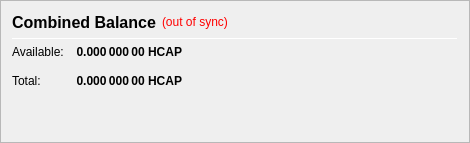
                   <widget class="QFrame" name="frame_CombinedBalances">
                    <property name="minimumSize">
                     <size>
                      <width>470</width>
                      <height>0</height>
                     </size>
                    </property>
                    <property name="frameShape">
                     <enum>QFrame::StyledPanel</enum>
                    </property>
                    <property name="frameShadow">
                     <enum>QFrame::Raised</enum>
                    </property>
                    <layout class="QVBoxLayout" name="verticalLayout_5">
                     <item>
                      <layout class="QHBoxLayout" name="horizontalLayout_5" stretch="0">
                       <item>
                        <widget class="QLabel" name="label_5z">
                         <property name="minimumSize">
                          <size>
                           <width>0</width>
                           <height>20</height>
                          </size>
                         </property>
                         <property name="font">
                          <font>
                           <pointsize>12</pointsize>
                           <weight>75</weight>
                           <bold>true</bold>
                          </font>
                         </property>
                         <property name="toolTip">
                          <string>Combined Balance (including unconfirmed and immature coins)</string>
                         </property>
                         <property name="text">
                          <string>Combined Balance</string>
                         </property>
                        </widget>
                       </item>
                       <item>
                        <widget class="QLabel" name="labelWalletStatus">
                         <property name="cursor">
                          <cursorShape>WhatsThisCursor</cursorShape>
                         </property>
                         <property name="toolTip">
                          <string>The displayed information may be out of date. Your wallet automatically synchronizes with the Healcap network after a connection is established, but this process has not completed yet.</string>
                         </property>
                         <property name="styleSheet">
                          <string notr="true">QLabel { color: red; }</string>
                         </property>
                         <property name="text">
                          <string notr="true">(out of sync)</string>
                         </property>
                         <property name="alignment">
                          <set>Qt::AlignLeading|Qt::AlignLeft|Qt::AlignVCenter</set>
                         </property>
                        </widget>
                       </item>
                       <item>
                        <spacer name="horizontalSpacer_1">
                         <property name="orientation">
                          <enum>Qt::Horizontal</enum>
                         </property>
                         <property name="sizeHint" stdset="0">
                          <size>
                           <width>40</width>
                           <height>20</height>
                          </size>
                         </property>
                        </spacer>
                       </item>
                      </layout>
                     </item>
                     <item>
                      <widget class="Line" name="line_CombinedBalance">
                       <property name="minimumSize">
                        <size>
                         <width>0</width>
                         <height>1</height>
                        </size>
                       </property>
                       <property name="maximumSize">
                        <size>
                         <width>16777215</width>
                         <height>1</height>
                        </size>
                       </property>
                       <property name="orientation">
                        <enum>Qt::Horizontal</enum>
                       </property>
                      </widget>
                     </item>
                     <item>
                      <layout class="QGridLayout" name="gridLayout_3">
                       <property name="spacing">
                        <number>12</number>
                       </property>
                       <item row="1" column="0">
                        <widget class="QLabel" name="labelBalanceTextz">
                         <property name="text">
                          <string>Available:</string>
                         </property>
                        </widget>
                       </item>
                       <item row="1" column="1">
                        <widget class="QLabel" name="labelBalancez">
                         <property name="font">
                          <font>
                           <weight>75</weight>
                           <bold>true</bold>
                          </font>
                         </property>
                         <property name="cursor">
                          <cursorShape>IBeamCursor</cursorShape>
                         </property>
                         <property name="toolTip">
                          <string>Your current spendable balance</string>
                         </property>
                         <property name="text">
                          <string notr="true">0.000 000 00 HCAP</string>
                         </property>
                         <property name="alignment">
                          <set>Qt::AlignRight|Qt::AlignTrailing|Qt::AlignVCenter</set>
                         </property>
                         <property name="textInteractionFlags">
                          <set>Qt::LinksAccessibleByMouse|Qt::TextSelectableByKeyboard|Qt::TextSelectableByMouse</set>
                         </property>
                        </widget>
                       </item>
                       <item row="2" column="0">
                        <widget class="QLabel" name="labelTotalTextz">
                         <property name="text">
                          <string>Total:</string>
                         </property>
                        </widget>
                       </item>
                       <item row="2" column="1">
                        <widget class="QLabel" name="labelTotalz">
                         <property name="font">
                          <font>
                           <weight>75</weight>
                           <bold>true</bold>
                          </font>
                         </property>
                         <property name="cursor">
                          <cursorShape>IBeamCursor</cursorShape>
                         </property>
                         <property name="toolTip">
                          <string>Total Balance, including all unavailable coins.</string>
                         </property>
                         <property name="text">
                          <string notr="true">0.000 000 00 HCAP</string>
                         </property>
                         <property name="alignment">
                          <set>Qt::AlignRight|Qt::AlignTrailing|Qt::AlignVCenter</set>
                         </property>
                         <property name="textInteractionFlags">
                          <set>Qt::LinksAccessibleByMouse|Qt::TextSelectableByKeyboard|Qt::TextSelectableByMouse</set>
                         </property>
                        </widget>
                       </item>
                       <item row="2" column="3">
                        <spacer name="horizontalSpacer_2">
                         <property name="orientation">
                          <enum>Qt::Horizontal</enum>
                         </property>
                         <property name="sizeHint" stdset="0">
                          <size>
                           <width>40</width>
                           <height>20</height>
                          </size>
                         </property>
                        </spacer>
                       </item>
                      </layout>
                     </item>
                     <item>
                      <spacer name="verticalSpacer_1">
                       <property name="orientation">
                        <enum>Qt::Vertical</enum>
                       </property>
                       <property name="sizeHint" stdset="0">
                        <size>
                         <width>20</width>
                         <height>40</height>
                        </size>
                       </property>
                      </spacer>
                     </item>
                    </layout>
                   </widget>
